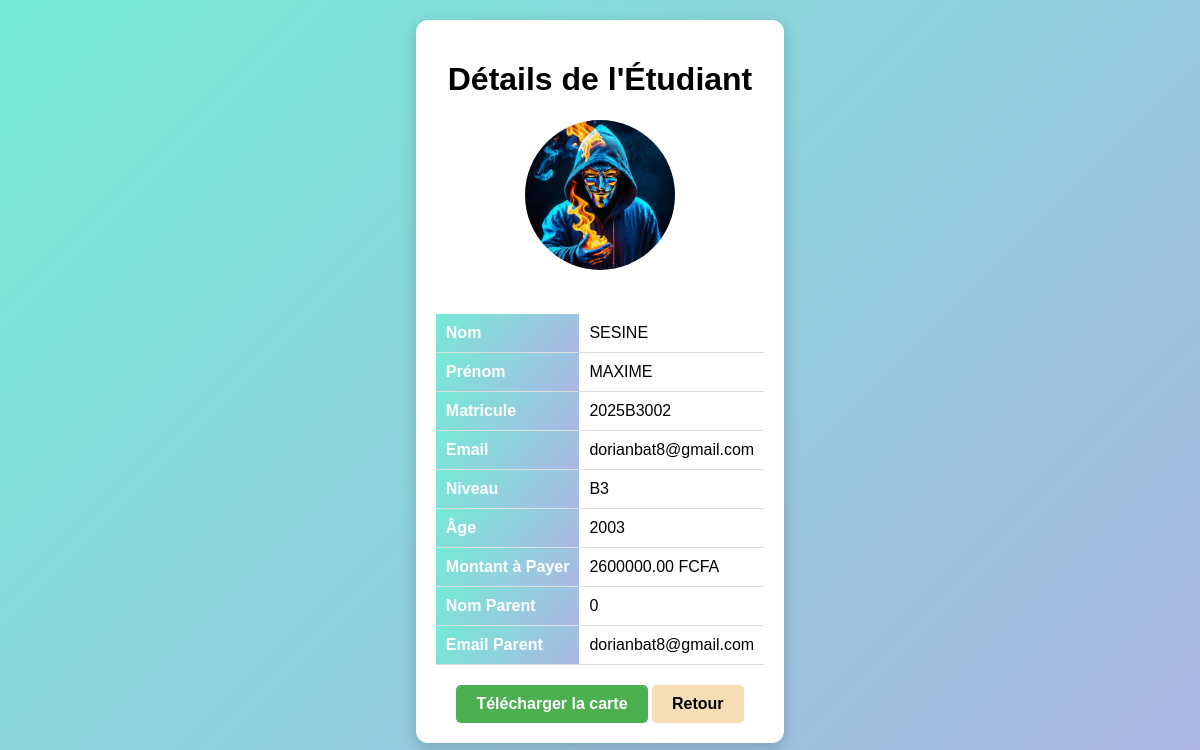
The page /infoVer.php?matricule=2025B3002 on the database its author committed.
### tables this page shows
CREATE TABLE IF NOT EXISTS `etudiants` (
  `id` int NOT NULL AUTO_INCREMENT,
  `nom` varchar(100) NOT NULL,
  `prenom` varchar(100) NOT NULL,
  `matricule` varchar(50) NOT NULL,
  `photo` varchar(255) NOT NULL,
  `email` varchar(100) NOT NULL,
  `niveau` varchar(10) NOT NULL,
  `montant` decimal(10,2) NOT NULL,
  `nom_parent` varchar(100) NOT NULL,
  `email_parent` varchar(100) NOT NULL,
  `age` int NOT NULL,
  `montant_paye` bigint DEFAULT '0',
  `reste` bigint DEFAULT NULL,
  `statut` varchar(20) DEFAULT NULL,
  `date_naissance` date DEFAULT NULL,
  PRIMARY KEY (`id`)
);

### Class/Etudiant.php (called while the page is built, shortened)
<?php
class Etudiant
{
    private $conn;
    private $table = "etudiants";
    public function __construct($db)
    {
        $this->conn = $db;
    }
    public function obtenirEtudiantParMatricule($matricule)
    {
        $query = "SELECT * FROM " . $this->table . " WHERE matricule = ?";
        $stmt = $this->conn->prepare($query);
        $stmt->bind_param("s", $matricule);
        $stmt->execute();
        $result = $stmt->get_result();
        if ($result->num_rows > 0) {
            return $result->fetch_assoc();
        }
        return null;
    }
}

### infoVer.php (the view, shortened to what this page needs)
<?php
require_once 'Class/Etudiant.php';
$database = new Database();
$db = $database->getConnection();
$etudiantObj = new Etudiant($db);
$matricule = strval($_GET['matricule']);
$etudiant = $etudiantObj->obtenirEtudiantParMatricule($matricule);
?>
<!DOCTYPE html>
<html lang="en">
<head>
</head>
<body>
    <div class="container">
        <h1>Détails de l'Étudiant</h1>
        <img src="uploads/<?php echo htmlspecialchars($etudiant['photo']); ?>" alt="Photo de l'étudiant" class="student-photo">
        <table>
            <tr>
                <th>Nom</th>
                <td><?php echo htmlspecialchars($etudiant['nom']); ?></td>
            </tr>
            <tr>
                <th>Prénom</th>
                <td><?php echo htmlspecialchars($etudiant['prenom']); ?></td>
            </tr>
            <tr>
                <th>Matricule</th>
                <td><?php echo htmlspecialchars($etudiant['matricule']); ?></td>
            </tr>
            <tr>
                <th>Email</th>
                <td><?php echo htmlspecialchars($etudiant['email']); ?></td>
            </tr>
            <tr>
                <th>Niveau</th>
                <td><?php echo htmlspecialchars($etudiant['niveau']); ?></td>
            </tr>
            <tr>
                <th>Âge</th>
                <td><?php echo htmlspecialchars($etudiant['age']); ?></td>
            </tr>
            <tr>
                <th>Montant à Payer</th>
                <td><?php echo htmlspecialchars($etudiant['montant']); ?> FCFA</td>
            </tr>
            <tr>
                <th>Nom Parent</th>
                <td><?php echo htmlspecialchars($etudiant['nom_parent']); ?></td>
            </tr>
            <tr>
                <th>Email Parent</th>
                <td><?php echo htmlspecialchars($etudiant['email_parent']); ?></td>
            </tr>
        </table>
        <a href="?matricule=<?= $etudiant['matricule']; ?>&action=download_pdf" class="pdf-link">Télécharger la carte</a>
        <a href="gestionVer.php" class="back-link">Retour </a>
    </div>
</body>
</html>

### infoVer.php (style rules this page uses)
body { font-family: 'Arial', sans-serif; background: linear-gradient(135deg, #74ebd5, #ACB6E5); margin: 0; padding: 20px; display: flex; justify-content: center; align-items: center; min-height: 50vh; }
.container { max-width: 700px; background: #ffffff; padding: 20px; border-radius: 12px; box-shadow: 0px 5px 15px rgba(0, 0, 0, 0.2); text-align: center; }
.student-photo { width: 150px; height: 150px; border-radius: 50%; object-fit: cover; margin: 0 auto 20px; }
table { width: 100%; margin-top: 20px; border-collapse: collapse; }
th, td { padding: 10px; border-bottom: 1px solid #ddd; text-align: left; }
th { background: linear-gradient(135deg, #74ebd5, #ACB6E5); color: white; }
.back-link, .pdf-link { display: inline-block; margin-top: 20px; text-decoration: none; padding: 10px 20px; font-weight: bold; border-radius: 5px; transition: background 0.3s; }
.back-link { background-color: wheat; color: black; border: 2px; }
.pdf-link { background-color: #4caf50; color: white; }

### rows shown on the page
etudiants: photo (placeholder picture), nom "SESINE", prenom "MAXIME", matricule "2025B3002", email "dorianbat8@gmail.com", niveau "B3", age "2003", montant "2600000.00", nom_parent "0", email_parent "dorianbat8@gmail.com"
